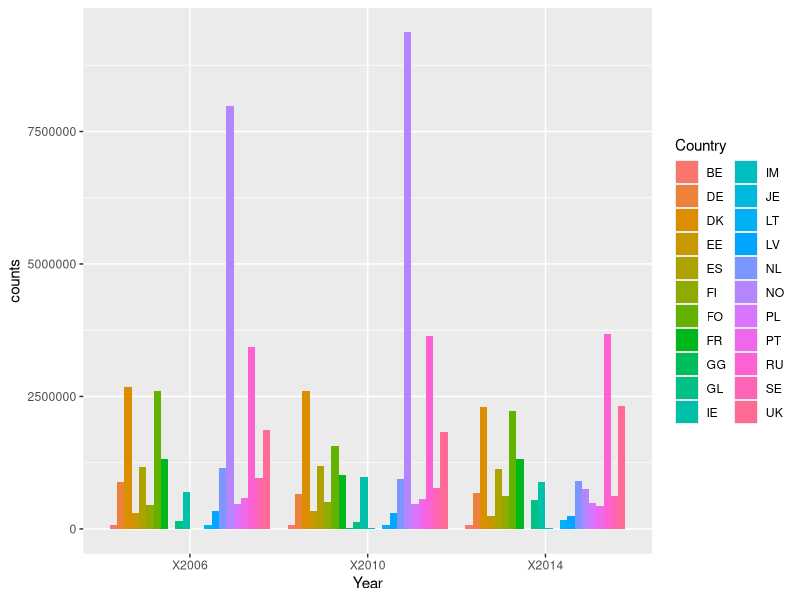
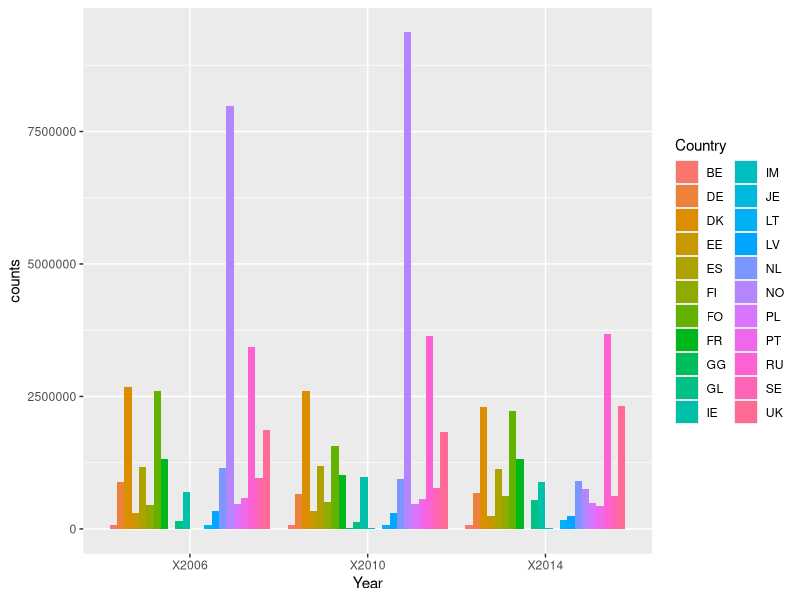

Recreate these plots in R, in order. (Note: this script raises an error after producing the figures.)
## ---- chunk 1
library(dplyr)
library(ggplot2)
library(tidyverse)
## ---- chunk 2
all_data<-read.csv("Raw_Data/fish_catches.csv")
head(all_data)
## ---- chunk 3
data_long<-all_data %>%
  gather(year, fish_counts,X2014:X2013:X2012:X2011:X2010:X2009:X2008:X2007:X2006)

## ---- chunk 4
total<- all_data %>%
  select(Species, Country,X2014,X2010,X2006 )%>%
  gather(year, count, X2014:X2010:X2006)
total_caught<-data.frame(total)
## ---- chunk 5
#Belgium catches
BE<-filter(all_data,Country=="BE")
sum(BE[,5])
sum(BE[,9])
sum(BE[,13])

#Germany catches
DE<-filter(all_data,Country=="DE")
sum(DE[,5])
sum(DE[,9])
sum(DE[,13])

#Denmark catches
DK<-filter(all_data,Country=="DK")
sum(DK[,5])
sum(DK[,9])
sum(DK[,13])

#Estonia catches
EE<-filter(all_data,Country=="EE")
sum(EE[,5])
sum(EE[,9])
sum(EE[,13])

#Spain catches
ES<-filter(all_data,Country=="ES")
sum(ES[,5])
sum(ES[,9])
sum(ES[,13])

#Finland catches
FI<-filter(all_data,Country=="FI")
sum(FI[,5])
sum(FI[,9])
sum(FI[,13])

#Faroe Islands catches
FO<-filter(all_data,Country=="FO")
sum(FO[,5])
sum(FO[,9])
sum(FO[,13])

#France Catches
FR<-filter(all_data,Country=="FR")
sum(FR[,5])
sum(FR[,9])
sum(FR[,13])

#UK (Chanel Island Guersney) catches
GG<-filter(all_data,Country=="GG")
sum(GG[,5])
sum(GG[,9])
sum(GG[,13])

#Greenland catches
GL<-filter(all_data,Country=="GL")
sum(GL[,5])
sum(GL[,9])
sum(GL[,13])

#Ireland catches
IE<-filter(all_data,Country=="IE")
sum(IE[,5])
sum(IE[,9])
sum(IE[,13])

#UK (Isle of Man) catches
IM<-filter(all_data,Country=="IM")
sum(IM[,5])
sum(IM[,9])
sum(IM[,13])

#UK (Channel Island Jersey) Catches
JE<-filter(all_data,Country=="JE")
sum(JE[,5])
sum(JE[,9])
sum(JE[,13])

#Lithuania catches
LT<-filter(all_data,Country=="LT")
sum(LT[,5])
sum(LT[,9])
sum(BE[,13])

#Latvia catches
LV<-filter(all_data,Country=="LV")
sum(LV[,5])
sum(LV[,9])
sum(LV[,13])

#Netherlands catches
NL<-filter(all_data,Country=="NL")
sum(NL[,5])
sum(NL[,9])
sum(NL[,13])

#Norway catches
NO<-filter(all_data,Country=="NO")
sum(NO[,5])
sum(NO[,9])
sum(NO[,13])

#Poland catches
PL<-filter(all_data,Country=="PL")
sum(PL[,5])
sum(PL[,9])
sum(PL[,13])

#Portugal catches
PT<-filter(all_data,Country=="PT")
sum(PT[,5])
sum(PT[,9])
sum(PT[,13])

#Russia catches
RU<-filter(all_data,Country=="RU")
sum(RU[,5])
sum(RU[,9])
sum(RU[,13])

#Sweden catches
SE<-filter(all_data,Country=="SE")
sum(SE[,5])
sum(SE[,9])
sum(SE[,13])

#United Kingdom catches
UK<-filter(all_data,Country=="UK")
sum(UK[,5])
sum(UK[,9])
sum(UK[,13])


## ---- chunk 6
total_catch<-read.csv("Clean_Data/Total_catch.csv")
head(total_catch)
total_catch_long<-gather(total_catch,year, counts, -Country)
head(total_catch_long)
ggplot(total_catch_long, aes(year,counts))+
  geom_bar(aes(fill=Country),stat="identity",position="dodge")+
  labs(x="Year")
ggsave("Figures/Country_Catches_Histogram.jpg")

## ---- chunk 7
fish_catch<-read.csv("Clean_Data/BelgiumCatch.csv")
head(fish_catch)
## ---- chunk 8
BEdata<- fish_catch %>%
  gather(year, count, X2014:X2013:X2012:X2011:X2010:X2009:X2008:X2007:X2006)
BEdataframe<-data.frame(BEdata)
head(BEdataframe)
write.csv(BEdataframe,"Clean_data/BE_total_catch.csv")
BE_catch<-BEdata%>%
  select(year,count)
head(BE_catch)
new_BE<-BE_catch%>%
  group_by(year)%>%
  summarize(count=sum(count))
new_BE
## ---- chunk 9
ggplot(new_BE)+
  geom_point(aes(year,count))+
  labs(y="total count")
ggsave("Figures/Belgium_Catches_per_Year_scatter.jpg")
## ---- chunk 10
BE_Species<-BEdataframe%>%
  group_by(Species)%>%
  summarise(count=sum(count))
